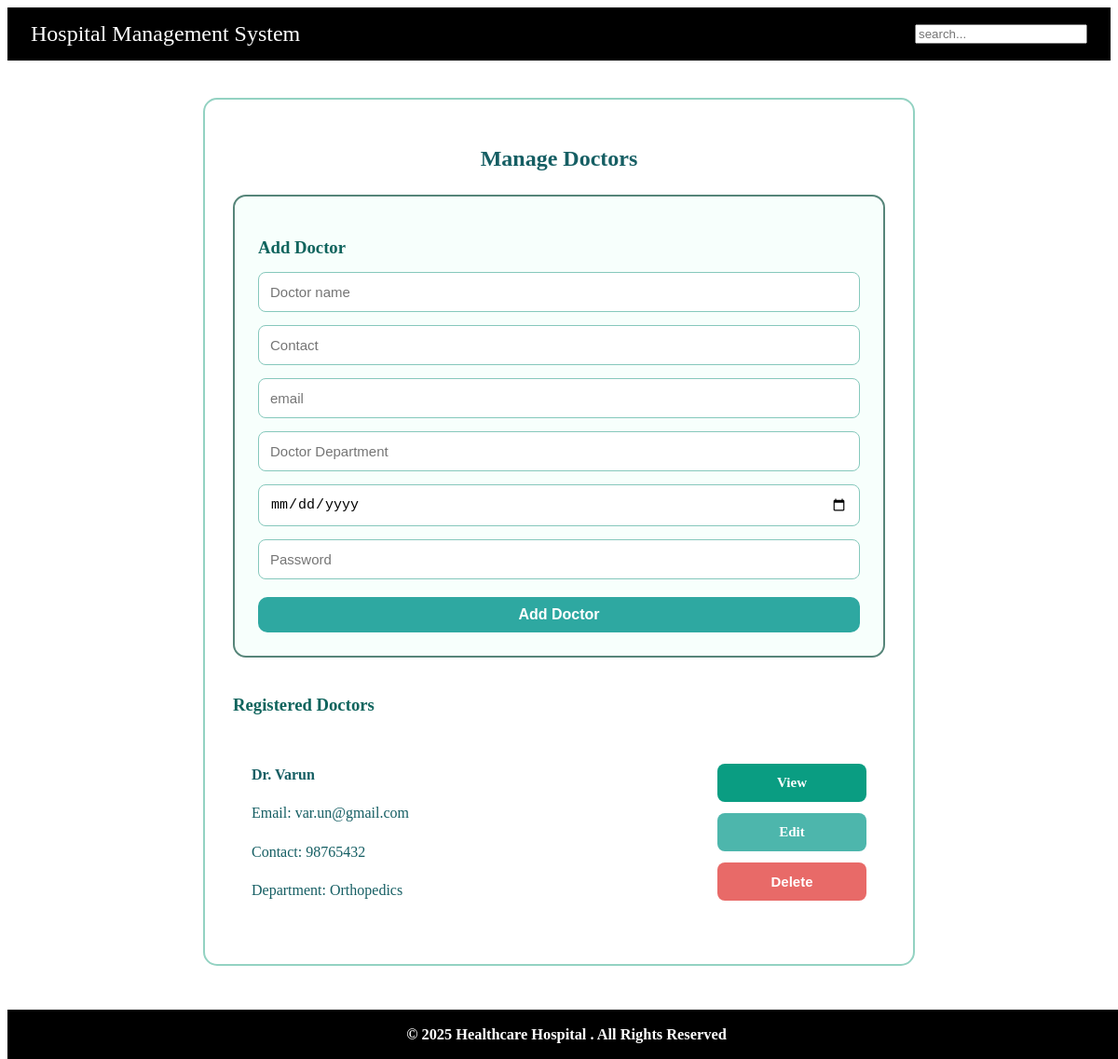
The page /doctors (signed in) on the database its author committed.
### app.py (models this page shows)
class User(db.Model):
    __tablename__='user_accounts'
    id=db.Column(db.Integer,primary_key=True)
    username=db.Column(db.String(100),unique=True,nullable=False)
    role=db.Column(db.String(50),nullable=False)
    gender=db.Column(db.String(10),nullable=True)
    dob=db.Column(db.Date,nullable=False)
    dept_ref_id=db.Column(db.Integer,db.ForeignKey('medical_departments.id'),nullable=True)
    contact=db.Column(db.String(15),nullable=False)
    registered_on=db.Column(db.DateTime,default=lambda:datetime.now(timezone.utc))
    email_address=db.Column(db.String(100),unique=True,nullable=False)
    password=db.Column(db.String(100),nullable=False)
    department=db.relationship("Department",back_populates="doctors")
    doctor_id = db.Column(db.Integer)
    appointments_as_patient=db.relationship('Appointment',foreign_keys='Appointment.patient_id',backref='patient_details')
    appointments_as_doctors=db.relationship('Appointment',foreign_keys='Appointment.doctor_id',backref='doctor_details')

class Department(db.Model):
    __tablename__='medical_departments'
    id=db.Column(db.Integer,primary_key=True)
    name=db.Column(db.String(100),unique=True,nullable=False)
    description=db.Column(db.Text)
    doctors=db.relationship("User",back_populates="department")

### app.py (the view)
@app.route('/doctors')
def doctors_page():
    if 'role' not in session or session['role']!='admin':
        return redirect(url_for('login'))
    doctors = User.query.filter_by(role='doctor').all()
    return render_template('doctors.html', doctors=doctors)

### templates/doctors.html (shortened to what this page needs)
{% extends "base.html" %}
{% block content %}
<div class="Doctor-page-content">
    <div class="doc-page-box">
        <h2>Manage Doctors</h2>
        <section class="add_doctors">
                <h3>Add Doctor</h3>
                <form action="{{ url_for('add_doctor')}}" method="POST" class="doctor-form">
                    <input type="text" name="username" placeholder="Doctor name" required>
                    <input type="text" name="contact" placeholder="Contact" required>
                    <input type="email" name="email" placeholder="email" required>
                    <input type="text" name="department" placeholder="Doctor Department" required>
                    <input type="date" name="dob" required>
                    <input type="password" name="password" placeholder="Password" required>
                    <button type="submit" class="add-btn">Add Doctor</button>
                </form>
            </section>
            <section class="doctors-section">
                <h3>Registered Doctors</h3>
                {% if doctors %}
                <div class="doctor-list">
                    {% for doc in doctors %}
                    <div class="doctors-card">
                        <div class="doctors-info">
                            <p><strong>Dr. {{ doc.username }}</strong></p>
                            <p>Email: {{ doc.email_address }}</p>
                            <p>Contact: {{ doc.contact }}</p>
                            <p>Department: {{ doc.department.name if doc.department else "No department yet"}}</p>
                        </div>
                        <div class="doctor-buttons">
                            <a href="{{ url_for('doctor_details', doc_id=doc.id) }}" class="view-btn">View</a>
                            <a href="{{ url_for('edit_doctor', doc_id=doc.id) }}" class="edit-btn">Edit</a>
                            <form action="{{ url_for('delete_doctor', doc_id=doc.id) }}" method="POST" class="delete-form">
                                <button type="submit" class="delete-btn">Delete</button>
                            </form>
                        </div>
                    </div>
                    {% endfor %}
                </div>
                {% else %}
                <p>No doctors added yet.</p>
                {% endif %}
            </section>
    </div>
</div>
{% endblock %}

### static/style.css (style rules this page uses)
.doc-page-box { background: #ffffff; padding: 40px; border-radius: 16px; border: 2px solid #568579; margin-bottom: 50px; }
.doc-page-box h2 { text-align: center; margin-bottom: 25px; color: #155e63; }
.add_doctors { background: #f7fffc; padding: 25px; border-radius: 14px; border: 2px solid #568579; margin-bottom: 40px; }
.add_doctors h3 { margin-bottom: 15px; color: #0f645d; }
.doctor-form { display: flex; flex-direction: column; gap: 14px; }
.doctor-form input { padding: 12px; border-radius: 8px; border: 1px solid #86c8bc; font-size: 15px; }
.add-btn { background: #10a69a; padding: 14px; color: #ffffff; font-size: 17px; border-radius: 10px; border: 1px #86c8bc; font-weight: 600; cursor: pointer; }
.doctors-section h3 { margin-bottom: 15px; color: #0f645d; }
.doctor-list { display: flex; flex-direction: column; gap: 20px; }
.doctors-card { display: flex; justify-content: space-between; align-items: center; padding: 20px; background-color: white; }
.doc-page-box { max-width: 700px; margin: 40px auto; background: #ffffff; padding: 30px; border-radius: 15px; border: 2px solid #93d2c2; margin-bottom:100px; }
.doctors-info { flex: 1; line-height: 1.6; color: #155e63; }
.doctor-buttons { display: flex; flex-direction: column; gap: 12px; width: 160px; }
.doctor-buttons a, .doctor-buttons button { width: 100%; padding: 12px 0; border-radius: 8px; font-size: 15px; font-weight: 600; text-align: center; border: none; cursor: pointer; display: block; }
.view-btn, .edit-btn, .delete-btn { text-align: center; padding: 8px 14px; border-radius: 8px; font-size: 15px; font-weight: 600; text-decoration: none; width: 100%; display: block; }
.view-btn { background: #0a9d82; color: white; }
.edit-btn { background: #4db6ac; color: white; }
.delete-btn { background: #e57373; color: white; border: none; cursor: pointer; }
.delete-form button { border: none; width:100%; }
.add-btn { width: 100%; padding: 12px; background: #26a4a4; color: white; font-weight: 600; border: none; border-radius: 8px; cursor: pointer; }
.edit-btn, .delete-btn { width: 100px; padding: 10px 0; border-radius: 8px; font-size: 15px; font-weight: 600; border: none; cursor: pointer; text-align: center; }
.edit-btn { background: #26a4a4; color: white; width:35%; }
.delete-btn { background: #e15b5b; color: white; width:35%; }
.add-btn { padding: 10px; background: #4db6ac; border: none; border-radius: 8px; color: white; font-weight: 600; cursor: pointer; margin-top: 5px; }
.edit-btn { background: #4db6ac; padding: 6px 12px; color: white; border-radius: 6px; text-decoration: none; }
.delete-btn { background: #e86a68; padding: 6px 12px; color: white; border: none; border-radius: 6px; cursor: pointer; }
form { display: flex; flex-direction: column; gap: 15px; }
button { background: #155e63; color: white; padding: 12px; border: none; border-radius: 10px; font-size: 16px; cursor: pointer; }
.add-btn { background-color: #2ea8a1; color: white; padding: 10px 10px; border-radius: 10px; text-decoration: none; font-size: 16px; font-weight: 600; }

### rows shown on the page
User: username "Varun", email_address "var.un@gmail.com", contact "98765432", department "Orthopedics"
